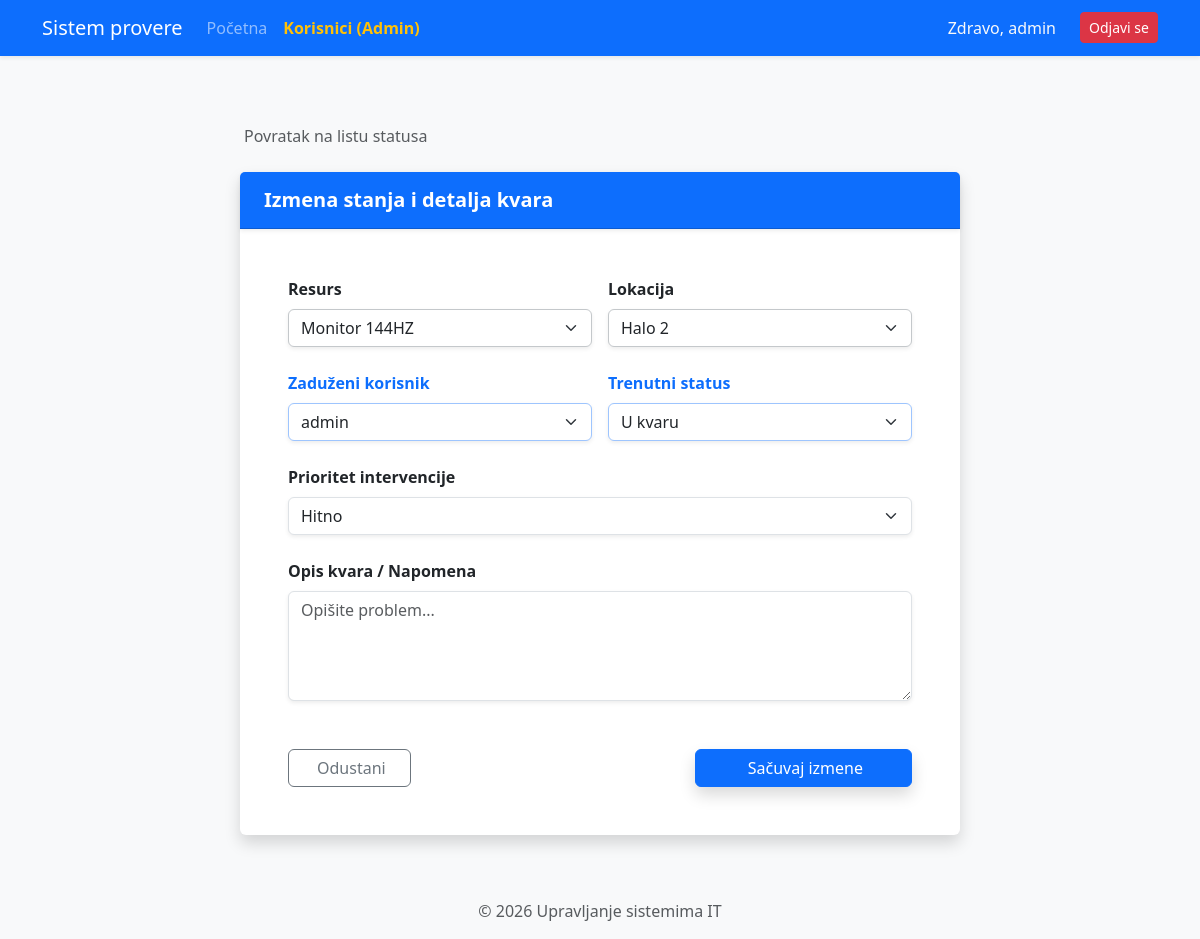
Before: /izmeni-stanje/2 (signed in) with the older database file.
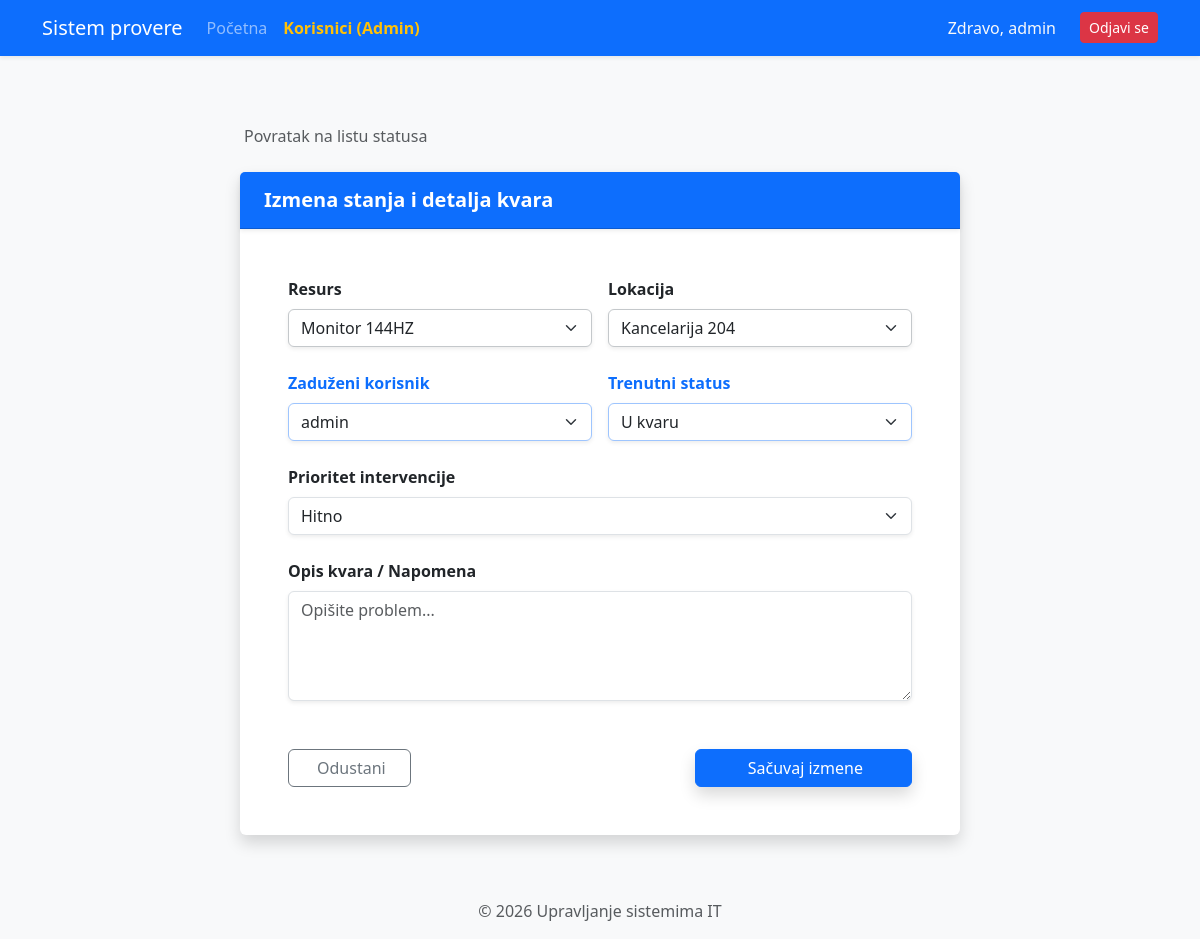
After: the same page with the newer database file.
### alchemy_classes.py (models this page shows)
class StatusResursa(db.Model):
    __tablename__ = "status_resursa"
    id: Mapped[int] = mapped_column(Integer, primary_key=True)
    resurs_id: Mapped[int] = mapped_column(ForeignKey("resurs.id"), nullable=False)
    lokacija_id: Mapped[int] = mapped_column(ForeignKey("lokacija.id"), nullable=False)
    korisnik_id: Mapped[int] = mapped_column(ForeignKey("user.id"), nullable=False) # VEZA SA KORISNIKOM!
    kolicina: Mapped[int] = mapped_column(Integer, default=1)
    status_kvara: Mapped[str] = mapped_column(String(50))
    prioritet: Mapped[str] = mapped_column(String(20))
    opis_problema: Mapped[str] = mapped_column(String(50), nullable=True)
    datum_prijave: Mapped[datetime] = mapped_column(DateTime, default=datetime.utcnow)
    resurs: Mapped["Resurs"] = relationship("Resurs", back_populates="statusi")
    lokacija: Mapped["Lokacija"] = relationship("Lokacija", back_populates="izvestaji")
    korisnik: Mapped["User"] = relationship("User", back_populates="zaduzeni_statusi")

class Lokacija(db.Model):
    __tablename__ = "lokacija"
    id: Mapped[int] = mapped_column(Integer, primary_key=True)
    naziv: Mapped[str] = mapped_column(String(100), nullable=False)
    sprat: Mapped[str] = mapped_column(String(50), nullable=True)
    odgovorno_lice: Mapped[str] = mapped_column(String(100))
    izvestaji: Mapped[list["StatusResursa"]] = relationship("StatusResursa", back_populates="lokacija")

class Resurs(db.Model):
    __tablename__ = "resurs"
    id: Mapped[int] = mapped_column(Integer, primary_key=True)
    naziv: Mapped[str] = mapped_column(String(100), nullable=False)
    tip: Mapped[str] = mapped_column(String(50))
    serijski_broj: Mapped[str] = mapped_column(String(100), unique=True)
    godina_nabavke: Mapped[int] = mapped_column(Integer)
    statusi: Mapped[list["StatusResursa"]] = relationship("StatusResursa", back_populates="resurs")

### main.py (the view, shortened to what this page needs)
@app.route('/izmeni-stanje/<int:stanje_id>', methods=['GET', 'POST'])
@login_required
def izmeni_stanje(stanje_id):
    stanje = StatusResursa.query.get_or_404(stanje_id)
    svi_resursi = Resurs.query.all()
    sve_lokacije = Lokacija.query.all()
    svi_korisnici = User.query.all()
    return render_template('izmeni_stanje.html',
                           stanje=stanje,
                           resursi=svi_resursi,
                           lokacije=sve_lokacije,
                           korisnici=svi_korisnici)

### main.py (called while the page is built)
@login_manager.user_loader
def load_user(user_id):
    return db.get_or_404(User, user_id)

### templates/izmeni_stanje.html (shortened to what the changed rows need)
{% extends "base.html" %}
{% block content %}
<div class="container py-5">
    <div class="row justify-content-center">
        <div class="col-12 col-lg-8">
            <div class="card shadow border-0">
                <div class="card-body p-4 p-md-5">
                    <form method="POST">
                        <div class="row g-3 mb-4">
                            <div class="col-md-6">
                                <label class="form-label fw-bold">Resurs</label>
                                <select name="resurs_id" class="form-select shadow-sm border-secondary-subtle">
                                    {% for r in resursi %}
                                    <option value="{{ r.id }}" {% if r.id == stanje.resurs_id %}selected{% endif %}>{{ r.naziv }}</option>
                                    {% endfor %}
                                </select>
                            </div>
                            <div class="col-md-6">
                                <label class="form-label fw-bold">Lokacija</label>
                                <select name="lokacija_id" class="form-select shadow-sm border-secondary-subtle">
                                    {% for l in lokacije %}
                                    <option value="{{ l.id }}" {% if l.id == stanje.lokacija_id %}selected{% endif %}>{{ l.naziv }}</option>
                                    {% endfor %}
                                </select>
                            </div>
                        </div>
                        <div class="row g-3 mb-4">
                            <div class="col-md-6">
                                <label class="form-label fw-bold text-primary">Trenutni status</label>
                                <select name="status_kvara" class="form-select shadow-sm border-primary-subtle">
                                    <option value="U kvaru" {% if stanje.status_kvara == 'U kvaru' %}selected{% endif %}>U kvaru</option>
                                </select>
                            </div>
                        </div>
                        <div class="mb-4">
                            <label class="form-label fw-bold">Prioritet intervencije</label>
                            <select name="prioritet" class="form-select shadow-sm">
                                <option value="Hitno" {% if stanje.prioritet == 'Hitno' %}selected{% endif %}>Hitno</option>
                            </select>
                        </div>
                    </form>
                </div>
            </div>
        </div>
    </div>
</div>
{% endblock %}

Changed rows visible on the page:
changed StatusResursa "U kvaru": lokacija_id "Halo 2" → "Kancelarija 204"
